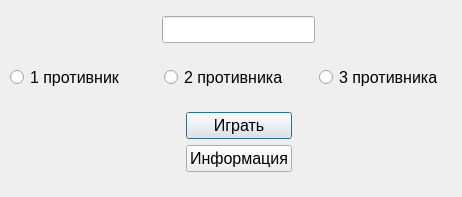
<?xml version="1.0" encoding="UTF-8"?>
<ui version="4.0">
 <class>StartMenu</class>
 <widget class="QDialog" name="StartMenu">
  <property name="geometry">
   <rect>
    <x>0</x>
    <y>0</y>
    <width>462</width>
    <height>197</height>
   </rect>
  </property>
  <property name="minimumSize">
   <size>
    <width>462</width>
    <height>197</height>
   </size>
  </property>
  <property name="maximumSize">
   <size>
    <width>462</width>
    <height>197</height>
   </size>
  </property>
  <property name="windowTitle">
   <string>Главное меню</string>
  </property>
  <widget class="QWidget" name="">
   <property name="geometry">
    <rect>
     <x>10</x>
     <y>0</y>
     <width>457</width>
     <height>191</height>
    </rect>
   </property>
   <layout class="QVBoxLayout" name="verticalLayout_2">
    <item>
     <layout class="QHBoxLayout" name="horizontalLayout_3">
      <item>
       <spacer name="horizontalSpacer_3">
        <property name="orientation">
         <enum>Qt::Horizontal</enum>
        </property>
        <property name="sizeHint" stdset="0">
         <size>
          <width>40</width>
          <height>20</height>
         </size>
        </property>
       </spacer>
      </item>
      <item>
       <widget class="QLineEdit" name="lineEdit">
        <property name="font">
         <font>
          <pointsize>12</pointsize>
         </font>
        </property>
       </widget>
      </item>
      <item>
       <spacer name="horizontalSpacer_4">
        <property name="orientation">
         <enum>Qt::Horizontal</enum>
        </property>
        <property name="sizeHint" stdset="0">
         <size>
          <width>40</width>
          <height>20</height>
         </size>
        </property>
       </spacer>
      </item>
     </layout>
    </item>
    <item>
     <layout class="QHBoxLayout" name="horizontalLayout">
      <item>
       <widget class="QRadioButton" name="radioButton">
        <property name="font">
         <font>
          <pointsize>12</pointsize>
         </font>
        </property>
        <property name="text">
         <string>1 противник</string>
        </property>
       </widget>
      </item>
      <item>
       <widget class="QRadioButton" name="radioButton_2">
        <property name="font">
         <font>
          <pointsize>12</pointsize>
         </font>
        </property>
        <property name="text">
         <string>2 противника</string>
        </property>
       </widget>
      </item>
      <item>
       <widget class="QRadioButton" name="radioButton_3">
        <property name="font">
         <font>
          <pointsize>12</pointsize>
         </font>
        </property>
        <property name="text">
         <string>3 противника</string>
        </property>
       </widget>
      </item>
     </layout>
    </item>
    <item>
     <layout class="QHBoxLayout" name="horizontalLayout_2">
      <item>
       <spacer name="horizontalSpacer_2">
        <property name="orientation">
         <enum>Qt::Horizontal</enum>
        </property>
        <property name="sizeHint" stdset="0">
         <size>
          <width>40</width>
          <height>20</height>
         </size>
        </property>
       </spacer>
      </item>
      <item>
       <layout class="QVBoxLayout" name="verticalLayout">
        <item>
         <widget class="QPushButton" name="pushButton">
          <property name="font">
           <font>
            <pointsize>12</pointsize>
           </font>
          </property>
          <property name="text">
           <string>Играть</string>
          </property>
         </widget>
        </item>
        <item>
         <widget class="QPushButton" name="pushButton_2">
          <property name="font">
           <font>
            <pointsize>12</pointsize>
           </font>
          </property>
          <property name="text">
           <string>Информация</string>
          </property>
         </widget>
        </item>
       </layout>
      </item>
      <item>
       <spacer name="horizontalSpacer">
        <property name="orientation">
         <enum>Qt::Horizontal</enum>
        </property>
        <property name="sizeHint" stdset="0">
         <size>
          <width>40</width>
          <height>20</height>
         </size>
        </property>
       </spacer>
      </item>
     </layout>
    </item>
   </layout>
  </widget>
 </widget>
 <resources/>
 <connections/>
</ui>
